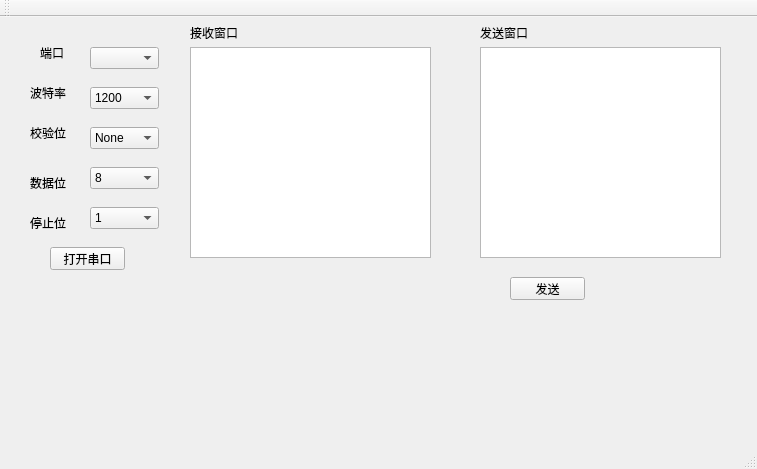
<?xml version="1.0" encoding="UTF-8"?>
<ui version="4.0">
 <class>MainWindow</class>
 <widget class="QMainWindow" name="MainWindow">
  <property name="geometry">
   <rect>
    <x>0</x>
    <y>0</y>
    <width>757</width>
    <height>469</height>
   </rect>
  </property>
  <property name="windowTitle">
   <string>MainWindow</string>
  </property>
  <widget class="QWidget" name="centralWidget">
   <widget class="QLabel" name="label">
    <property name="geometry">
     <rect>
      <x>40</x>
      <y>30</y>
      <width>54</width>
      <height>12</height>
     </rect>
    </property>
    <property name="text">
     <string>端口</string>
    </property>
   </widget>
   <widget class="QComboBox" name="comboBox_port">
    <property name="geometry">
     <rect>
      <x>90</x>
      <y>30</y>
      <width>69</width>
      <height>22</height>
     </rect>
    </property>
   </widget>
   <widget class="QLabel" name="label_2">
    <property name="geometry">
     <rect>
      <x>30</x>
      <y>70</y>
      <width>54</width>
      <height>12</height>
     </rect>
    </property>
    <property name="text">
     <string>波特率</string>
    </property>
   </widget>
   <widget class="QComboBox" name="comboBox_baudrate">
    <property name="geometry">
     <rect>
      <x>90</x>
      <y>70</y>
      <width>69</width>
      <height>22</height>
     </rect>
    </property>
    <item>
     <property name="text">
      <string>1200</string>
     </property>
    </item>
    <item>
     <property name="text">
      <string>2400</string>
     </property>
    </item>
    <item>
     <property name="text">
      <string>9600</string>
     </property>
    </item>
    <item>
     <property name="text">
      <string>38400</string>
     </property>
    </item>
    <item>
     <property name="text">
      <string>115200</string>
     </property>
    </item>
   </widget>
   <widget class="QLabel" name="label_3">
    <property name="geometry">
     <rect>
      <x>30</x>
      <y>110</y>
      <width>54</width>
      <height>12</height>
     </rect>
    </property>
    <property name="text">
     <string>校验位</string>
    </property>
   </widget>
   <widget class="QComboBox" name="comboBox_parity">
    <property name="geometry">
     <rect>
      <x>90</x>
      <y>110</y>
      <width>69</width>
      <height>22</height>
     </rect>
    </property>
    <item>
     <property name="text">
      <string>None</string>
     </property>
    </item>
    <item>
     <property name="text">
      <string>Old</string>
     </property>
    </item>
    <item>
     <property name="text">
      <string>Even</string>
     </property>
    </item>
   </widget>
   <widget class="QLabel" name="label_4">
    <property name="geometry">
     <rect>
      <x>30</x>
      <y>160</y>
      <width>54</width>
      <height>12</height>
     </rect>
    </property>
    <property name="text">
     <string>数据位</string>
    </property>
   </widget>
   <widget class="QComboBox" name="comboBox_databit">
    <property name="geometry">
     <rect>
      <x>90</x>
      <y>150</y>
      <width>69</width>
      <height>22</height>
     </rect>
    </property>
    <item>
     <property name="text">
      <string>8</string>
     </property>
    </item>
    <item>
     <property name="text">
      <string>7</string>
     </property>
    </item>
    <item>
     <property name="text">
      <string>6</string>
     </property>
    </item>
    <item>
     <property name="text">
      <string>5</string>
     </property>
    </item>
   </widget>
   <widget class="QLabel" name="label_5">
    <property name="geometry">
     <rect>
      <x>30</x>
      <y>200</y>
      <width>54</width>
      <height>12</height>
     </rect>
    </property>
    <property name="text">
     <string>停止位</string>
    </property>
   </widget>
   <widget class="QComboBox" name="comboBox_stopbit">
    <property name="geometry">
     <rect>
      <x>90</x>
      <y>190</y>
      <width>69</width>
      <height>22</height>
     </rect>
    </property>
    <item>
     <property name="text">
      <string>1</string>
     </property>
    </item>
    <item>
     <property name="text">
      <string>2</string>
     </property>
    </item>
   </widget>
   <widget class="QLabel" name="label_6">
    <property name="geometry">
     <rect>
      <x>190</x>
      <y>10</y>
      <width>54</width>
      <height>12</height>
     </rect>
    </property>
    <property name="text">
     <string>接收窗口</string>
    </property>
   </widget>
   <widget class="QTextEdit" name="textEdit_recv">
    <property name="geometry">
     <rect>
      <x>190</x>
      <y>30</y>
      <width>241</width>
      <height>211</height>
     </rect>
    </property>
   </widget>
   <widget class="QLabel" name="label_7">
    <property name="geometry">
     <rect>
      <x>480</x>
      <y>10</y>
      <width>54</width>
      <height>12</height>
     </rect>
    </property>
    <property name="text">
     <string>发送窗口</string>
    </property>
   </widget>
   <widget class="QTextEdit" name="textEdit_send">
    <property name="geometry">
     <rect>
      <x>480</x>
      <y>30</y>
      <width>241</width>
      <height>211</height>
     </rect>
    </property>
   </widget>
   <widget class="QPushButton" name="btn_open">
    <property name="geometry">
     <rect>
      <x>50</x>
      <y>230</y>
      <width>75</width>
      <height>23</height>
     </rect>
    </property>
    <property name="text">
     <string>打开串口</string>
    </property>
   </widget>
   <widget class="QPushButton" name="btn_send">
    <property name="geometry">
     <rect>
      <x>510</x>
      <y>260</y>
      <width>75</width>
      <height>23</height>
     </rect>
    </property>
    <property name="text">
     <string>发送</string>
    </property>
   </widget>
  </widget>
  <widget class="QMenuBar" name="menuBar">
   <property name="geometry">
    <rect>
     <x>0</x>
     <y>0</y>
     <width>757</width>
     <height>23</height>
    </rect>
   </property>
  </widget>
  <widget class="QToolBar" name="mainToolBar">
   <attribute name="toolBarArea">
    <enum>TopToolBarArea</enum>
   </attribute>
   <attribute name="toolBarBreak">
    <bool>false</bool>
   </attribute>
  </widget>
  <widget class="QStatusBar" name="statusBar"/>
 </widget>
 <layoutdefault spacing="6" margin="11"/>
 <resources/>
 <connections/>
</ui>
